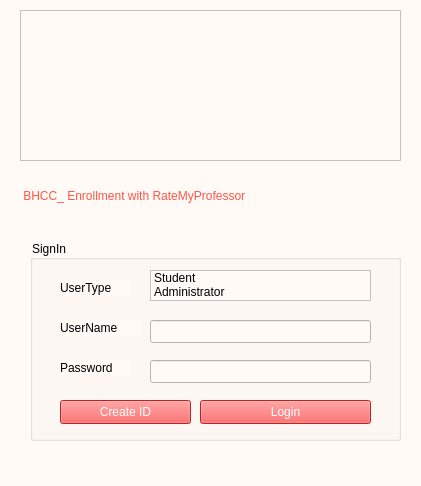
<?xml version="1.0" encoding="UTF-8"?>
<ui version="4.0">
 <class>Login</class>
 <widget class="QMainWindow" name="Login">
  <property name="geometry">
   <rect>
    <x>0</x>
    <y>0</y>
    <width>421</width>
    <height>486</height>
   </rect>
  </property>
  <property name="windowTitle">
   <string>BHCC_Login</string>
  </property>
  <property name="styleSheet">
   <string notr="true">background-color: rgb(255, 250, 246);</string>
  </property>
  <widget class="QWidget" name="centralwidget">
   <widget class="QLabel" name="label">
    <property name="geometry">
     <rect>
      <x>20</x>
      <y>180</y>
      <width>381</width>
      <height>31</height>
     </rect>
    </property>
    <property name="styleSheet">
     <string notr="true">font: 75 12pt &quot;Arial&quot;;
color: rgb(255, 85, 73);
</string>
    </property>
    <property name="text">
     <string> BHCC_ Enrollment with RateMyProfessor </string>
    </property>
   </widget>
   <widget class="QGroupBox" name="groupBox">
    <property name="geometry">
     <rect>
      <x>30</x>
      <y>240</y>
      <width>371</width>
      <height>201</height>
     </rect>
    </property>
    <property name="styleSheet">
     <string notr="true">font: 10pt &quot;Arial&quot;;</string>
    </property>
    <property name="title">
     <string>SignIn</string>
    </property>
    <widget class="QLabel" name="label_2">
     <property name="geometry">
      <rect>
       <x>30</x>
       <y>80</y>
       <width>81</width>
       <height>16</height>
      </rect>
     </property>
     <property name="styleSheet">
      <string notr="true">font: 10pt &quot;Arial&quot;;</string>
     </property>
     <property name="text">
      <string>UserName</string>
     </property>
    </widget>
    <widget class="QLabel" name="label_3">
     <property name="geometry">
      <rect>
       <x>30</x>
       <y>120</y>
       <width>71</width>
       <height>16</height>
      </rect>
     </property>
     <property name="styleSheet">
      <string notr="true">font: 10pt &quot;Arial&quot;;</string>
     </property>
     <property name="text">
      <string>Password</string>
     </property>
    </widget>
    <widget class="QLineEdit" name="lineUsername">
     <property name="geometry">
      <rect>
       <x>120</x>
       <y>80</y>
       <width>221</width>
       <height>23</height>
      </rect>
     </property>
    </widget>
    <widget class="QLineEdit" name="linePassword">
     <property name="geometry">
      <rect>
       <x>120</x>
       <y>120</y>
       <width>221</width>
       <height>23</height>
      </rect>
     </property>
    </widget>
    <widget class="QLabel" name="label_4">
     <property name="geometry">
      <rect>
       <x>30</x>
       <y>40</y>
       <width>71</width>
       <height>16</height>
      </rect>
     </property>
     <property name="styleSheet">
      <string notr="true">font: 10pt &quot;Arial&quot;;</string>
     </property>
     <property name="text">
      <string>UserType</string>
     </property>
    </widget>
    <widget class="QPushButton" name="LogInButton">
     <property name="geometry">
      <rect>
       <x>170</x>
       <y>160</y>
       <width>171</width>
       <height>24</height>
      </rect>
     </property>
     <property name="styleSheet">
      <string notr="true">color: rgb(255, 255, 255);
background-color: rgb(255, 53, 53);font: 10pt &quot;Arial&quot;;</string>
     </property>
     <property name="text">
      <string>Login</string>
     </property>
    </widget>
    <widget class="QPushButton" name="CreateButton">
     <property name="geometry">
      <rect>
       <x>30</x>
       <y>160</y>
       <width>131</width>
       <height>24</height>
      </rect>
     </property>
     <property name="styleSheet">
      <string notr="true">color: rgb(255, 255, 255);
background-color: rgb(255, 53, 53);font: 10pt &quot;Arial&quot;;</string>
     </property>
     <property name="text">
      <string>Create ID</string>
     </property>
    </widget>
    <widget class="QListWidget" name="listWidget">
     <property name="geometry">
      <rect>
       <x>120</x>
       <y>30</y>
       <width>221</width>
       <height>31</height>
      </rect>
     </property>
     <property name="styleSheet">
      <string notr="true">font: 10pt &quot;Arial&quot;;</string>
     </property>
     <item>
      <property name="text">
       <string>Student</string>
      </property>
     </item>
     <item>
      <property name="text">
       <string>Administrator</string>
      </property>
     </item>
    </widget>
   </widget>
   <widget class="QFrame" name="frame">
    <property name="geometry">
     <rect>
      <x>20</x>
      <y>10</y>
      <width>381</width>
      <height>151</height>
     </rect>
    </property>
    <property name="styleSheet">
     <string notr="true">border-image: url(:/Sources/BHCCLogo.png);</string>
    </property>
    <property name="frameShape">
     <enum>QFrame::StyledPanel</enum>
    </property>
    <property name="frameShadow">
     <enum>QFrame::Raised</enum>
    </property>
   </widget>
  </widget>
  <widget class="QStatusBar" name="statusbar"/>
 </widget>
 <resources/>
 <connections/>
</ui>
